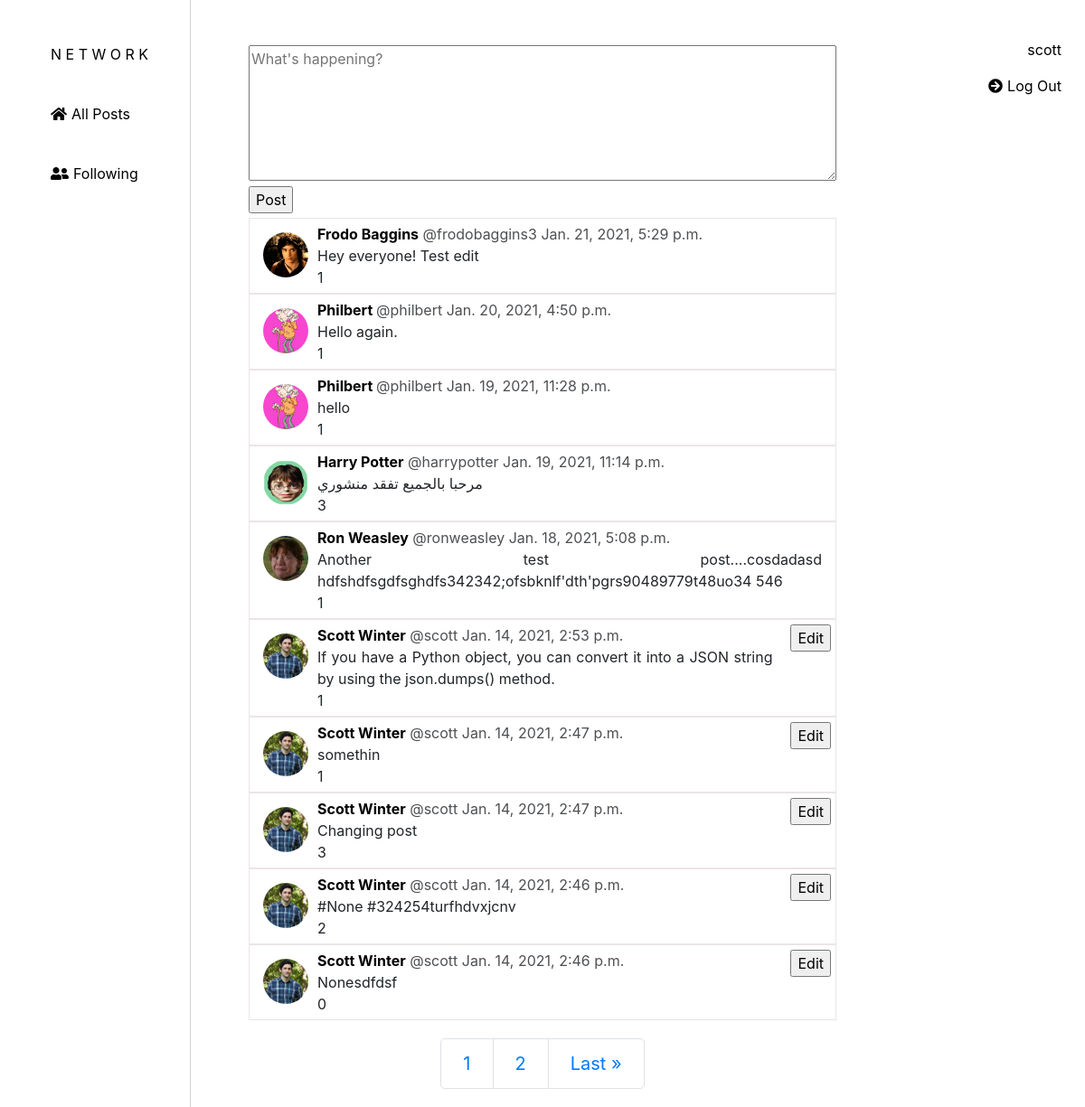
Screenshot of / (signed in) with the database file from the repository.
### network/models.py (models this page shows, shortened)
class User(AbstractUser):
    pass

class Post(models.Model):
    user = models.ForeignKey(User, on_delete=models.CASCADE, related_name="post_user", default=1)
    content = models.TextField(max_length=450)
    likes = models.ManyToManyField(User, blank=True)
    timestamp = models.DateTimeField(auto_now_add=True)

### network/views.py (the view)
# urls.py: path("", views.index, name="index"),
def index(request):
    posts = Post.objects.order_by('-timestamp').all()
    user_profiles = UserProfile.objects.all()
    user_profile_dict = profile_pictures(user_profiles)
    page_obj = paginate(posts, 10, request)
    return render(request, "network/index.html", {
        "posts": posts,
        "user_profile_dict": user_profile_dict,
        'page_obj': page_obj
    })

### network/views.py (called while the page is built)
def profile_pictures(profile_list):
    user_profile_dict = {}
    for profile in profile_list:
        user = profile.user.username
        profile_picture = profile.profile_picture.url
        user_profile_dict.update({user: profile_picture})
    return user_profile_dict

def paginate(posts_list, total_posts, request):
    paginator = Paginator(posts_list, total_posts)
    page_number = request.GET.get('page')
    page_obj = paginator.get_page(page_number)
    return page_obj

### network/templates/network/index.html (shortened to what this page needs)
{% extends "network/layout.html" %}
{% load static %}
{% block body %}
    {% if request.user.is_authenticated %}
    <div class="new-post-outer">
        <div class="new-post-inner">
            <form action="{% url 'new_post' %}" class="new-post" method="POST">
                <textarea name="content" placeholder="What's happening?" required></textarea>
                <input type="submit" value="Post">
            </form>
        </div>
    </div>
    {% else %}
        <p class="sign-in-prompt"><a href="{% url 'login' %}">Sign in</a> to post.</p>
    {% endif %}
    {% for post in page_obj %}
        <div class="post-outer">
            {% if post.user == request.user %}
            <div class="edit">
                <input data-id="edit-{{post.id}}" class="edit-button" id="{{post.id}}" type="submit" value="Edit">
            </div>
            {% endif %}
            <div class="post-inner" id="post-inner-{{post.id}}">
                {% for key, value in user_profile_dict.items %}
                    {% if post.user.username == key %}
                    <div class="post-pic" id="post-pic-{{post.id}}">
                        <img src="{{ value }}">
                    </div>
                    {% endif %}
                {% endfor %}
                <div class="post-second-section">
                    <div class="post-top" id="post-top-{{post.id}}">
                        <a id="name-{{post.id}}" class="name" href="{% url 'profile' post.user.id %}">{{post.user.first_name}} {{post.user.last_name}}</a>
                        <p class="username">@{{post.user}}</p>
                        <p data-id="timestamp-{{post.id}}" id="timestamp">{{post.timestamp}}</p>
                    </div>
                    <div class="post-middle">
                        <p id="content-{{post.id}}" name="content">{{post.content}}</p>
                    </div>
                    <div class="post-bottom">
                        <p class="likes-count" id="likes-count-{{post.id}}">{{post.likes.count}}</p>
                    </div>
                </div>
            </div>
        </div>
    {% endfor %}
    {% if page_obj|length < 10 and page_obj.number == 1 %}
    {% else %}
    <nav aria-label="..." class="pagination">
        <ul class="pagination pagination-lg">
          <li class="page-item">
            <a class="page-link" href="?page={{ page_obj.page_number }}" tabindex="-1">{{ page_obj.number }}</a>
          </li>
          {% if page_obj.has_next %}
            <li class="page-item">
                <a class="page-link" href="?page={{ page_obj.next_page_number }}">{{ page_obj.next_page_number }}</a>
            </li>
            <li class="page-item">
                <a class="page-link" href="?page={{ page_obj.paginator.num_pages }}">Last &raquo;</a>
            </li>
            {% endif %}
        </ul>
    </nav>
    {% endif %}
{% endblock %}

### network/templates/network/layout.html (shortened to what this page needs)
{% load static %}
<!DOCTYPE html>
<html lang="en">
<head>
    <link rel="stylesheet" href="https://stackpath.bootstrapcdn.com/bootstrap/4.4.1/css/bootstrap.min.css"
>
    <link rel="stylesheet" href="https://use.fontawesome.com/releases/v5.10.2/css/all.css">
    <link href="{% static 'network/styles.css' %}" rel="stylesheet">
</head>
<body>
    {% if user.is_authenticated %}
    <div class="user-info">
        <a class="nav-link" href="{% url 'profile' request.user.id %}"><p id="username">{{request.user.username}}</p></a>
        <a class="nav-link" id="index" href="{% url 'logout' %}"><i class="fas fa-arrow-circle-right"></i><p>Log Out</p></a>
    </div>
    {% else %}
    <div class="user-info">
        <a class="nav-link" href="{% url 'login' %}">Log In</a>
        <a class="nav-link" href="{% url 'register' %}">Register</a>
    </div>
    {% endif %}
    <div id="sidenav">
        <ul>
            <li>
                <a class="nav-link" id="index" href="{% url 'index' %}"><p>N E T W O R K</p></a>
            </li>
            <li>
                <a class="nav-link" id="index" href="{% url 'index' %}"><i class="fas fa-home"></i><p>All Posts</p></a>
            </li>
            {% if user.is_authenticated %}
            <li>
                <a class="nav-link" id="following_page" href="{% url 'following_page' %}"><i class="fas fa-user-friends"></i><p>Following</p></a>
            </li>
            {% endif %}
        </ul>
    </div>
    <div class="body">
        {% block body %}
        {% endblock %}
    </div>
</body>
</html>

### network/static/network/styles.css (style rules this page uses)
#sidenav { height: 100%; position: fixed; z-index: 1; left: 0; background-color:white; overflow-x: hidden; padding-top: 20px; margin-bottom: 50px; text-align: justify; border-right: 1px solid #D3D3D3; }
#sidenav ul { margin-top: 20px; list-style: none; }
#sidenav li { margin-bottom: 10px; margin-right: 30px; }
#sidenav ul li a p { display: inline-block; color: black; }
a i { margin-right: 5px; color: black; }
.user-info { position: fixed; top:35px; right:10px; text-align: right; }
.user-info a p { color: black; }
.pagination { text-align: center; margin:0 auto; margin-top: 10px; margin-bottom: 10px; }
.post-outer { text-align: center; margin:0 auto; border: 1px solid rgb(235, 229, 229); width: 650px; }
.post-inner { text-align: justify; display: flex; padding: 5px; }
.post-pic { float: left; padding: 10px; }
.post-pic img { height: 50px; width: 50px; border-radius: 50%; object-fit: cover; }
.post-top p { text-align: left; }
.name { font-weight: bold; color: black; }
.username { opacity: .8; }
#timestamp { opacity: .8; }
.post-middle { margin-right: 10px; }
.post-middle p { margin-top: 10px; margin-bottom: 10px; overflow-wrap: break-word; }
.post-bottom i, p { display:inline; }
.edit { float: right; padding: 5px; }
.new-post-outer { text-align: center; margin:0 auto; width:650px; }
.new-post-inner { text-align: justify; }
.new-post textarea { margin-top: 50px; height: 150px; width:650px; }
.new-post input { display: inline-block; margin-bottom: 5px; }

### rows the page displays
User: user.username "scott"
Post: user.first_name "Frodo", user.last_name "Baggins", user "frodobaggins3", timestamp "Jan. 21, 2021, 5:29 p.m.", content "Hey everyone! Test edit", likes.count "1"
Post: user.first_name "Philbert", user "philbert", timestamp "Jan. 20, 2021, 4:50 p.m.", content "Hello again.", likes.count "1"
Post: user.first_name "Philbert", user "philbert", timestamp "Jan. 19, 2021, 11:28 p.m.", content "hello", likes.count "1"
Post: user.first_name "Harry", user.last_name "Potter", user "harrypotter", timestamp "Jan. 19, 2021, 11:14 p.m.", content "مرحبا بالجميع تفقد منشوري", likes.count "3"
Post: user.first_name "Ron", user.last_name "Weasley", user "ronweasley", timestamp "Jan. 18, 2021, 5:08 p.m.", content "Another test post....cosdadasd hdfshdfsgdfsghdfs342342;ofsbknlf'dth'pgrs90489779t48uo34 546", likes.count "1"
Post: user.first_name "Scott", user.last_name "Winter", user "scott", timestamp "Jan. 14, 2021, 2:53 p.m.", content "If you have a Python object, you can convert it into a JSON string by using the json.dumps() method.", likes.count "1"
Post: user.first_name "Scott", user.last_name "Winter", user "scott", timestamp "Jan. 14, 2021, 2:47 p.m.", content "somethin", likes.count "1"
Post: user.first_name "Scott", user.last_name "Winter", user "scott", timestamp "Jan. 14, 2021, 2:47 p.m.", content "Changing post", likes.count "3"
Post: user.first_name "Scott", user.last_name "Winter", user "scott", timestamp "Jan. 14, 2021, 2:46 p.m.", content "#None #324254turfhdvxjcnv", likes.count "2"
Post: user.first_name "Scott", user.last_name "Winter", user "scott", timestamp "Jan. 14, 2021, 2:46 p.m.", content "Nonesdfdsf", likes.count "0"

### other values shown
{{ page_obj.number }} "1"
{{ page_obj.next_page_number }} "2"
